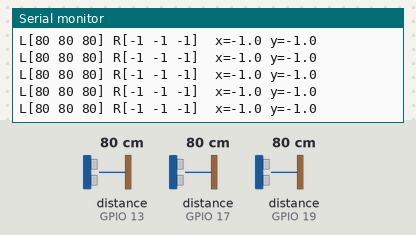
A program run on a simulated ESP32. Shown: the last lines printed to the serial monitor. Wiring (inferred from the names in the program): 3 × ultrasonic range finder: trigger GPIO 14, echo GPIO 13 / trigger GPIO 16, echo GPIO 17 / trigger GPIO 18, echo GPIO 19. The test bench sets the inputs (shaded band); at power-on: distance to the obstacle (sensors on GPIO 13, GPIO 17, GPIO 19) 80 cm. The echo pulse lasts 58.3 µs per cm.

Above: at 1.3 s.
1.4 s: distance to the obstacle (sensor on GPIO 13) set to 4 cm
At 1.73 s:
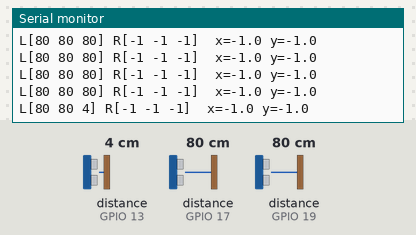
2.9 s: distance to the obstacle (sensor on GPIO 13) set to 2 cm
At 3.27 s:
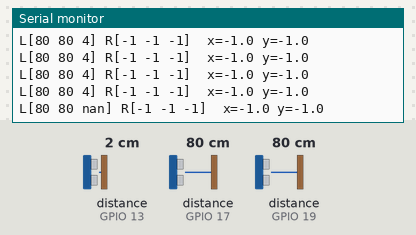
5.0 s: distance to the obstacle (sensor on GPIO 17) set to 4 cm
At 5.05 s:
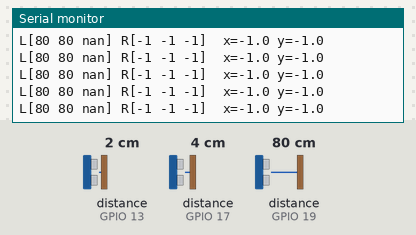
6.5 s: distance to the obstacle (sensor on GPIO 17) set to 2 cm
At 6.82 s:
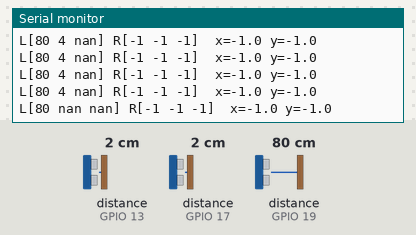
8.6 s: distance to the obstacle (sensor on GPIO 19) set to 4 cm
At 8.61 s:
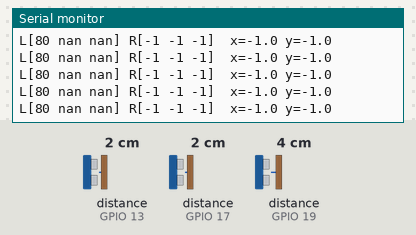
10.1 s: distance to the obstacle (sensor on GPIO 19) set to 2 cm
At 10.4 s:
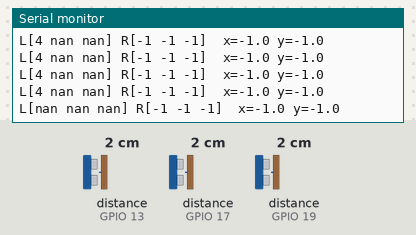

Measured:
- the behaviour switches between 3 and 2 cm on distance to the obstacle (sensor on GPIO 13) (found by bisection; images 1 and 2)
- the behaviour switches between 3 and 2 cm on distance to the obstacle (sensor on GPIO 17) (found by bisection; images 3 and 4)
- the behaviour switches between 3 and 2 cm on distance to the obstacle (sensor on GPIO 19) (found by bisection; images 5 and 6)
- after the input at 1.4 s, the serial monitor: prints a new line after 0.15 s (image 1)
- after the input at 2.9 s, the serial monitor: prints a new line after 0.18 s (image 2)
- after the input at 6.5 s, the serial monitor: prints a new line after 0.13 s (image 4)
- after the input at 10.1 s, the serial monitor: prints a new line after 0.12 s (image 6)

The program:

main.cpp
```cpp
#include <Arduino.h>
#include <WiFi.h>
#include <esp_now.h>
#include "esp_wifi.h"

const char* ssid = "ESP32_G34";
const char* password = "123456789";
const int WIFI_CHANNEL = 6;


uint8_t transmitterMac[] = {0xE0, 0x5A, 0x1B, 0x1F, 0xD9, 0x20};
//uint8_t transmitterMac[] = {0x00, 0x70, 0x07, 0x7C, 0x8B, 0x04};

WiFiServer Server(80);
WiFiClient client;

const int NUM_SENSORS = 3;
const float BASELINE_CM = 150.0f;
const float LOCAL_X_OFF[NUM_SENSORS]  = {0.0f, 0.0f, 0.0f};
const float REMOTE_X_OFF[NUM_SENSORS] = {0.0f, 0.0f, 0.0f};

const int TRIG_PINS[NUM_SENSORS] = {18, 16, 14};
const int ECHO_PINS[NUM_SENSORS] = {19, 17, 13};

const float MIN_VALID_CM = 3.0f;
const float MAX_VALID_CM = 250.0f;
const unsigned long ECHO_TIMEOUT_US = 15000;
const unsigned long SENSOR_GAP_MS = 5;


const uint8_t FILTER_WINDOW = 5;
const uint8_t FILTER_MIN_VALID = 3;


const unsigned long REMOTE_TIMEOUT_MS = 300;
const unsigned long HOLD_MS = 300;
const float CLUSTER_CM = 15.0f;
const float MAX_JUMP_CM = 60.0f;
const uint8_t RELOCK_CYCLES = 3;
const float ALPHA_MIN = 0.25f;
const float ALPHA_GAIN = 0.02f;
const float ALPHA_MAX = 0.9f;

const bool DEBUG_PRINT = true;
const unsigned long DEBUG_INTERVAL_MS = 250;
typedef struct StructMessage {
  float dist[NUM_SENSORS];
} StructMessage;

portMUX_TYPE remoteMux = portMUX_INITIALIZER_UNLOCKED;
float remoteDist[NUM_SENSORS] = {-1.0f, -1.0f, -1.0f};
unsigned long lastRemoteUpdateMs = 0;


void dataRecv(const uint8_t *mac_addr, const uint8_t *incomingData, int len) {
  if (memcmp(mac_addr, transmitterMac, 6) != 0) return;
  if (len != (int)sizeof(StructMessage)) return;

  StructMessage m;
  memcpy(&m, incomingData, sizeof(m));


  portENTER_CRITICAL(&remoteMux);
  memcpy(remoteDist, m.dist, sizeof(remoteDist));
  lastRemoteUpdateMs = millis();
  portEXIT_CRITICAL(&remoteMux);
}

struct SensorFilter {
  float hist[FILTER_WINDOW];
  uint8_t idx = 0;

  SensorFilter() {
    for (uint8_t i = 0; i < FILTER_WINDOW; i++) hist[i] = NAN;
  }


  float update(float v) {
    hist[idx] = v;
    idx = (idx + 1) % FILTER_WINDOW;

    float tmp[FILTER_WINDOW];
    uint8_t n = 0;
    for (uint8_t i = 0; i < FILTER_WINDOW; i++) {
      if (!isnan(hist[i])) tmp[n++] = hist[i];
    }
    if (n < FILTER_MIN_VALID) return NAN;

    for (uint8_t i = 1; i < n; i++) {
      float key = tmp[i];
      int8_t j = i - 1;
      while (j >= 0 && tmp[j] > key) {
        tmp[j + 1] = tmp[j];
        j--;
      }
      tmp[j + 1] = key;
    }
    return tmp[n / 2];
  }
};

SensorFilter localFilter[NUM_SENSORS];
float localDist[NUM_SENSORS];

inline bool validDist(float d) {
  return !isnan(d) && d >= MIN_VALID_CM && d <= MAX_VALID_CM;
}

float measureDistance(int trigPin, int echoPin) {
  digitalWrite(trigPin, LOW);
  delayMicroseconds(2);
  digitalWrite(trigPin, HIGH);
  delayMicroseconds(10);
  digitalWrite(trigPin, LOW);

  unsigned long duration = pulseIn(echoPin, HIGH, ECHO_TIMEOUT_US);
  if (duration == 0) return NAN;   // timeout = nothing seen

  float cm = duration * 0.0343f / 2.0f;
  return validDist(cm) ? cm : NAN;
}

void updateSensors() {
  for (int i = 0; i < NUM_SENSORS; i++) {
    localDist[i] = localFilter[i].update(measureDistance(TRIG_PINS[i], ECHO_PINS[i]));
    if (i < NUM_SENSORS - 1) delay(SENSOR_GAP_MS);
  }
}

bool trilaterate(float d1, float d2, float p1x, float p2x, float &outX, float &outY) {
  float D = p2x - p1x;
  if (fabsf(D) < 1.0f) return false;

  float xl = (d1 * d1 - d2 * d2 + D * D) / (2.0f * D);
  float ySq = d1 * d1 - xl * xl;
  if (ySq < -25.0f) return false;
  if (ySq < 0.0f) ySq = 0.0f;

  outX = p1x + xl;
  outY = sqrtf(ySq);
  return true;
}


float x = -1.0f;
float y = -1.0f;

bool tracking = false;
float sx = 0.0f, sy = 0.0f;
unsigned long lastFixMs = 0;
uint8_t jumpStreak = 0;
int candCount = 0;                  // debugging

void getLoc() {
  updateSensors();


  float rd[NUM_SENSORS];
  unsigned long remoteAge;
  portENTER_CRITICAL(&remoteMux);
  memcpy(rd, remoteDist, sizeof(rd));
  remoteAge = millis() - lastRemoteUpdateMs;
  portEXIT_CRITICAL(&remoteMux);
  bool remoteFresh = remoteAge <= REMOTE_TIMEOUT_MS;

  unsigned long now = millis();


  struct Cand { float x, y; };
  Cand c[NUM_SENSORS * NUM_SENSORS];
  int n = 0;

  if (remoteFresh) {
    for (int i = 0; i < NUM_SENSORS; i++) {
      if (!validDist(localDist[i])) continue;
      for (int j = 0; j < NUM_SENSORS; j++) {
        if (!validDist(rd[j])) continue;
        float cx, cy;
        if (trilaterate(localDist[i], rd[j], LOCAL_X_OFF[i], BASELINE_CM + REMOTE_X_OFF[j], cx, cy)) {
          c[n++] = {cx, cy};
        }
      }
    }
  }
  candCount = n;


  bool measured = false;
  float mx = 0.0f, my = 0.0f;

  if (n > 0) {
    float rx, ry;
    if (tracking) {
      rx = sx;
      ry = sy;
    } else {
      rx = 0.0f;
      ry = 0.0f;
      for (int k = 0; k < n; k++) { rx += c[k].x; ry += c[k].y; }
      rx /= n;
      ry /= n;
    }

    int best = 0;
    float bestD = 1e9f;
    for (int k = 0; k < n; k++) {
      float d = hypotf(c[k].x - rx, c[k].y - ry);
      if (d < bestD) { bestD = d; best = k; }
    }

    float sumX = 0.0f, sumY = 0.0f;
    int cnt = 0;
    for (int k = 0; k < n; k++) {
      if (hypotf(c[k].x - c[best].x, c[k].y - c[best].y) <= CLUSTER_CM) {
        sumX += c[k].x;
        sumY += c[k].y;
        cnt++;
      }
    }
    mx = sumX / cnt;
    my = sumY / cnt;
    measured = true;
  }


  if (measured) {
    if (!tracking || now - lastFixMs > HOLD_MS) {

      sx = mx;
      sy = my;
      tracking = true;
      jumpStreak = 0;
      lastFixMs = now;
    } else {
      float jump = hypotf(mx - sx, my - sy);
      if (jump > MAX_JUMP_CM) {
        if (++jumpStreak >= RELOCK_CYCLES) {

          sx = mx;
          sy = my;
          jumpStreak = 0;
          lastFixMs = now;
        }

      } else {
        float alpha = constrain(ALPHA_MIN + ALPHA_GAIN * jump, ALPHA_MIN, ALPHA_MAX);
        sx += alpha * (mx - sx);
        sy += alpha * (my - sy);
        jumpStreak = 0;
        lastFixMs = now;
      }
    }
  }


  if (tracking && now - lastFixMs <= HOLD_MS) {
    x = sx;
    y = sy;
  } else {
    tracking = false;
    x = -1.0f;
    y = -1.0f;
  }
}

void serviceClient() {
  if (client && client.connected()) return;
  WiFiClient incoming = Server.available();
  if (incoming) {
    client = incoming;
    client.setNoDelay(true);
    Serial.println("Java desktop app connected over WiFi.");
  }
}

void setup() {
  Serial.begin(115200);
  delay(100);

  for (int i = 0; i < NUM_SENSORS; i++) {
    pinMode(TRIG_PINS[i], OUTPUT);
    pinMode(ECHO_PINS[i], INPUT);
    localDist[i] = NAN;
  }

  WiFi.mode(WIFI_AP_STA);
  WiFi.softAP(ssid, password, WIFI_CHANNEL);
  Serial.print("AP IP address: ");
  Serial.println(WiFi.softAPIP());

  if (esp_now_init() != ESP_OK) {
    Serial.println("Error initialising ESP-NOW Link");
    return;
  }
  esp_now_register_recv_cb(dataRecv);

  Server.begin();
}

void loop() {
  //Serial.println(WiFi.softAPmacAddress());
  getLoc();
  serviceClient();

  if (client && client.connected()) {
    client.printf("x: %.1f y: %.1f\n", x, y);
  }

  if (DEBUG_PRINT) {
    static unsigned long lastPrint = 0;
    if (millis() - lastPrint >= DEBUG_INTERVAL_MS) {
      lastPrint = millis();
      Serial.printf("L[%.0f %.0f %.0f] R[%.0f %.0f %.0f]  x=%.1f y=%.1f\n",
                    localDist[0], localDist[1], localDist[2],
                    remoteDist[0], remoteDist[1], remoteDist[2]
                    , x, y);
    }
  }
}
```
